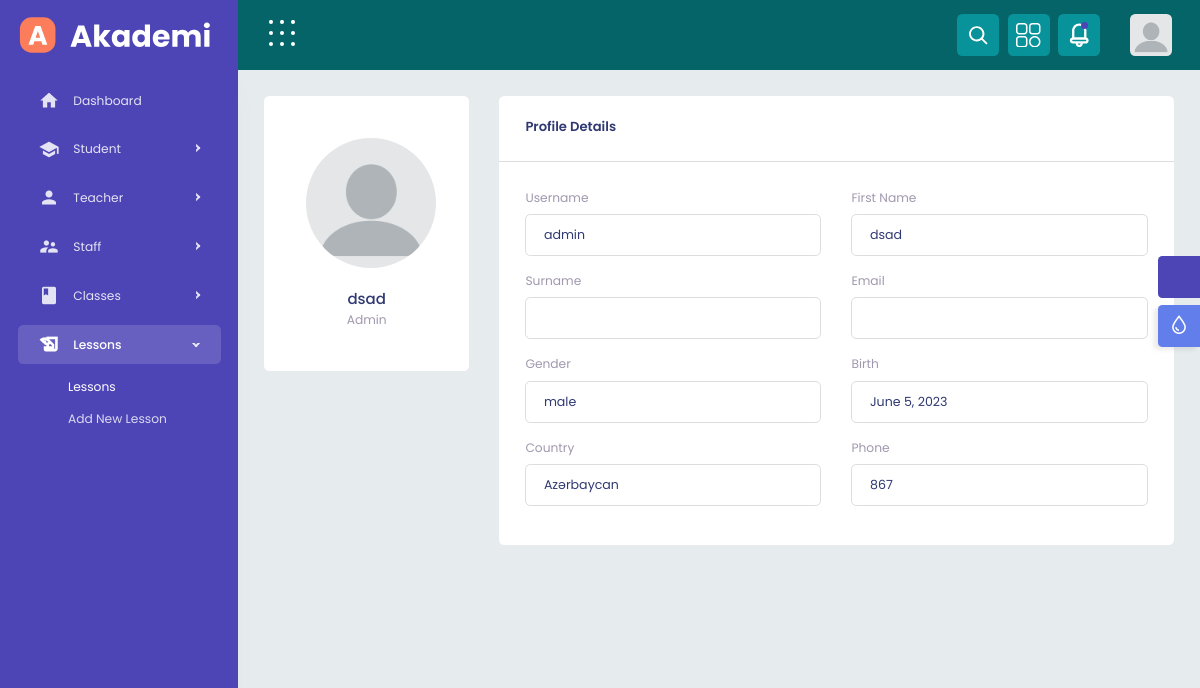
The app's page /show_profile/ (signed in), older data.
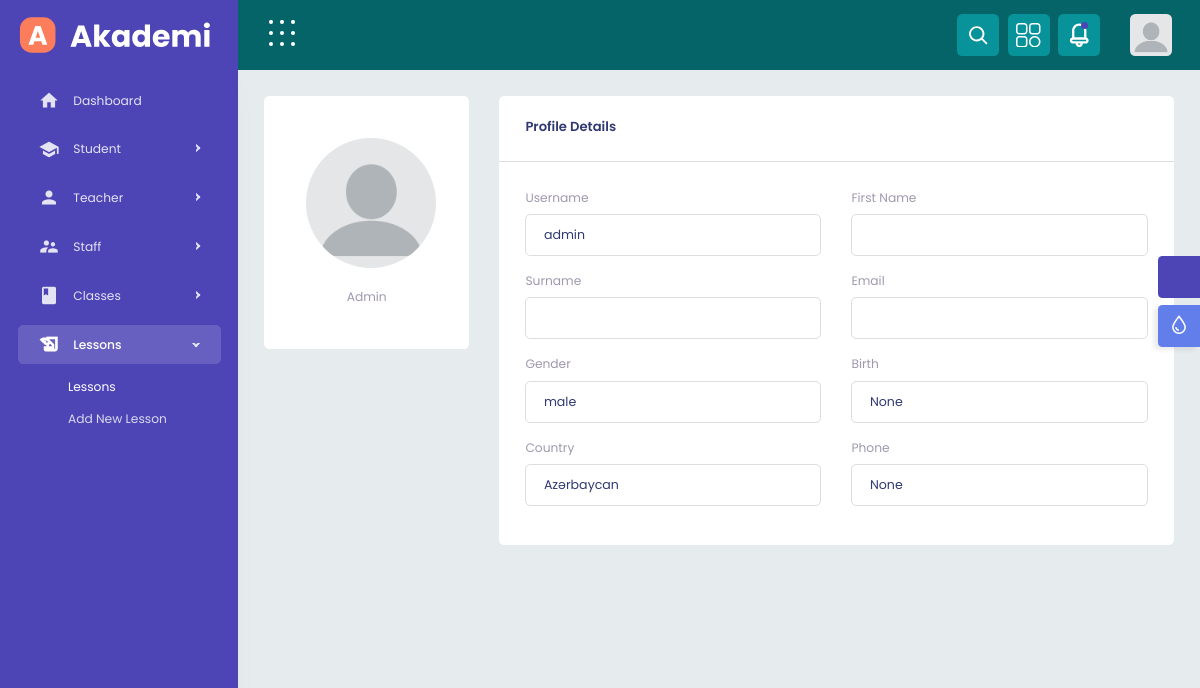
The same page, newer data.
### baseuser/models.py (models this page shows, shortened)
class User(AbstractUser):
    created_at = models.DateTimeField(auto_now_add=True)
    updated_at = models.DateTimeField(auto_now=True)
    gender_choice = (
        ('male', 'Male'),
        ('female', 'Female'),
    )
    gender = models.CharField(max_length=250, choices=gender_choice)
    birthdate = models.DateField(null=True, blank=True)
    profile_photo = models.ImageField(default='profile_photos/default_pp.png', upload_to='profile_photos')
    user_type_names = (
        ('student', 'Student'),
        ('teacher', 'Teacher'),
        ('admin', 'Admin'),
    )
    user_type = models.CharField(max_length=500, choices=user_type_names)
    country = models.CharField(max_length=250)
    number = models.CharField(max_length=50,blank=True ,null=True)
    class Meta:
        verbose_name_plural = 'Users'

### baseuser/decorators.py (the view)
    def wrapper_func(request,*args, **kwargs):
        if request.user.is_authenticated:
            return view_func(request, *args, **kwargs)
        else:
            return redirect('error_permission')

### staff/views.py (called while the page is built)
@custom_login_required
def show_profile(request):
    user=request.user
    return render(request, 'show_profile.html',context={'user':user})

### staff/templates/show_profile.html (shortened to what the changed rows need)
{% extends 'base_staff.html' %}
{% load static %}
{% block content %}
    {% include 'partials/navheader-preloader.html' %}
    {% include 'partials/header.html' %}
    <div class="content-body">
        <div class="container-fluid">
            <div class="row">
                <div class="col-xl-3 col-lg-4">
                    <div class="clearfix">
                        <div class="card card-bx profile-card author-profile m-b30">
                            <div class="card-body">
                                <form class="profile-form" method='POST' enctype="multipart/form-data">
                                    <div class="p-5">
                                        <div class="author-profile">
                                            <div class="author-media">
                                                <img src="{{ user.profile_photo.url }}" alt="Profile Photo" class="profile-photo">
                                            </div>
                                            <div class="author-info">
                                                <h6 class="title">{{ user.first_name }}</h6>
                                                <span>{{user.user_type|capfirst}}</span>
                                            </div>
                                        </div>
                                    </div>
                                </form>
                            </div>
                        </div>
                    </div>
                </div>
                <div class="col-xl-9 col-lg-8">
                    <div class="card profile-card card-bx">
                        <div class="card-body">
                            <div class="row">
                                <div class="col-sm-6 m-b30">
                                    <label class="form-label">Username</label>
                                    <input type="text" class="form-control" value="{{ user.username }}" disabled>
                                </div>
                                <div class="col-sm-6 m-b30">
                                    <label class="form-label">First Name</label>
                                    <input type="text" class="form-control" value="{{ user.first_name }}" disabled>
                                </div>
                                <div class="col-sm-6 m-b30">
                                    <label class="form-label">Gender</label>
                                    <input type="text" class="form-control" value="{{ user.gender }}" disabled>
                                </div>
                                <div class="col-sm-6 m-b30">
                                    <label class="form-label">Birth</label>
                                    <input type="text" class="form-control" value="{{ user.birthdate }}" disabled>
                                </div>
                                <div class="col-sm-6 m-b30">
                                    <label class="form-label">Country</label>
                                    <input type="text" class="form-control" value="{{ user.country }}" disabled>
                                </div>
                                <div class="col-sm-6 m-b30">
                                    <label class="form-label">Phone</label>
                                    <input type="text" class="form-control" value="{{ user.number }}" disabled >
                                </div>
                            </div>
                        </div>
                    </div>
                </div>
            </div>
        </div>
    </div>
</div>
{% endblock %}

### core/templates/partials/header.html (shortened to what this page needs)
{% load static %}
{% block content %}
		<div class="header">
            <div class="header-content">
                <nav class="navbar navbar-expand">
                    <div class="collapse navbar-collapse justify-content-between">
                        <ul class="navbar-nav header-right">
							<li class="nav-item dropdown notification_dropdown search-area-header">
								<a class="nav-link" href="javascript:void(0);" role="button" data-bs-toggle="dropdown">
								</a>
							</li>
							<li class="nav-item dropdown notification_dropdown">
                                <a class="nav-link  menu-wallet" href="javascript:void(0);">
                                </a>
							</li>
							<li class="nav-item bell-icon blink dropdown notification_dropdown">
                                <a class="nav-link  " href="javascript:void(0);" role="button" data-bs-toggle="dropdown">
                                </a>
                            </li>
							<li class="nav-item">
								<div class="dropdown header-profile2">
									<a class="nav-link ms-0" href="javascript:void(0);" role="button" data-bs-toggle="dropdown" aria-expanded="false">
										<div class="header-info2 d-flex align-items-center">
											<img src="{{ request.user.profile_photo.url }}" alt="">
										</div>
									</a>
								</div>
							</li>
                        </ul>
                    </div>
				</nav>
			</div>
		</div>
{% endblock %}

Row changes from the older to the newer data that the page shows:
changed User "Admin": birthdate "June 5, 2023" → "None"; number "867" → "None"; first_name "dsad" → (not shown)
